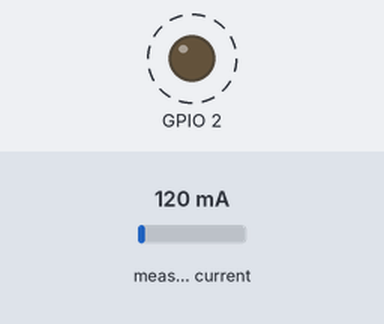
A sketch run on a simulated ESP32. Shown: output pins drawn as LEDs (lit = HIGH). Dashed ring = blinking. The test bench sets the inputs (shaded band); at power-on: measured current 120 mA. WiFi joins after 1.5 s; servers stay silent unless stated; no MQTT or app messages arrive unless stated; what the sketch prints to the serial monitor is not drawn.

Above: at 1.53 s.
Timing chart, 0 to 4.5 s (numbered marks = the images above):
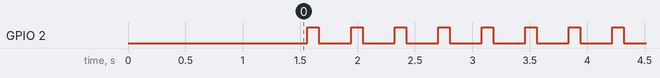

The sketch:

Hackathon_power_mon_v2.ino.ino
```cpp
#include <WiFi.h>
#include <PubSubClient.h>
#include <Arduino_JSON.h>
#include "EmonLib.h"                   // Include Emon Library
EnergyMonitor emon1;


// Replace the next variables with your SSID/Password combination
const char * ssid = "UniOfCam-IoT";
const char * password = "p3YcKrA6";


// Add your MQTT Broker IP address, example:
const char* mqtt_server = "10.252.21.118";

char out[256];

WiFiClient espClient;
PubSubClient client(espClient);
long lastMsg = 0;
char msg[50];
int value = 0;
IPAddress ip;


void setup() {
  Serial.begin(115200);
  emon1.current(32, 111.1); // GPIO 32 on the ESP32 pin is equivalent to the ADC1, channel 4 pin.
  pinMode(2,OUTPUT);
  setup_wifi();
  client.setServer(mqtt_server, 1883);
}


void setup_wifi() {
  delay(10);
  Serial.println("Connecting to ");
  Serial.println(ssid);

  WiFi.begin(ssid, password);

  while (WiFi.status() != WL_CONNECTED) {
    delay(500);
    Serial.print(".");
  }
 Serial.print("WiFi connected");
 Serial.print("IP address: ");
 Serial.print(WiFi.localIP());
}

void reconnect() {
  // Loop until we're reconnected

  while (!client.connected()) {
   Serial.println("Attempting MQTT connection...");
    // Attempt to connect
    if (client.connect("Anand_M5_Client")) {
      Serial.println("connected");
      // Subscribe
      client.subscribe("esp32/output");
    }
    else {
     Serial.println("failed, rc=");
     Serial.println(client.state());
     delay(5000);
    }
  }
}


void loop() {
  if (!client.connected()) {
    reconnect();
  }
  digitalWrite(2, HIGH);
  delay(100);
  digitalWrite(2, LOW);
  delay(100);

  client.loop();

  long now = millis();
  if (now - lastMsg > 100) {
    lastMsg = now;


   String line;
   double Irms = emon1.calcIrms(1480);
   line = String(Irms*230);
   Serial.println(Irms*230);
   ip = WiFi.localIP();
   String doc ="{IP:"+ip.toString() +", "+ String(line)+"}";

   doc.toCharArray(out, doc.length()+1);
   Serial.println(out);
   client.publish("hack/robot/status",out);
  }


}
```

Measured:
- by itself, GPIO 2: alternates HIGH for 0.10 s and LOW for 0.28 s
